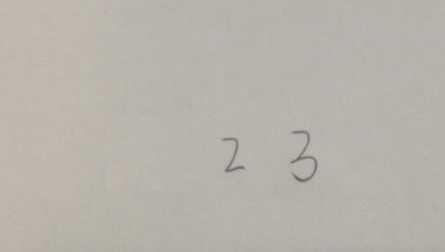
%> input picture 123.jpg, 445 x 252 px
$ octave main_of_all.m   (GNU Octave 9; MATLAB toolbox functions it lacks are replaced by stand-ins)
%> lines starting %> are read from the running program, lines starting %| are printed output that depends on the picture; in (x1, y1, x2, y2) boxes, pixels count from 0 and x2, y2 are one past the last pixel; in counts of white or black regions, pixels touching at a corner belong together; the program's own positions count from 1
%> the answer given: 123.jpg
%> further down, im is the input picture: size 252x445x3 uint8; mean R, G, B 184, 179.5, 171.6
### binarize.m
function TH = binarize(im)
if (size(im,3)~=1)
    im = rgb2gray(im);
%> im: size 252x445 uint8
end
E = edge(medfilt2(im,[3 3]),'canny',0.2);
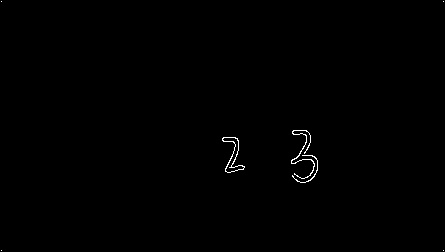
%> E: size 252x445 logical; 0.34% white in thin lines or dots
figure;imshow(E);title('检测显著边缘')
imwrite(im,'results\边缘检测结果.jpg');
CC = bwconncomp(E);
%> CC = 7 connected components
m1 = CC.NumObjects;
%> m1 = 7
rn = CC.ImageSize(1);
%> rn = 252
enough = CC.PixelIdxList;
%> enough = 7 items
boxmat = zeros(m1,5);
for i = 1:m1
    temp = enough{1,i};
    temp1 = mod(temp,rn*ones(size(temp)));
    temp2 = ceil(temp./rn);
    boxmat(i,1) = min(temp1);
    boxmat(i,2) = min(temp2);
    boxmat(i,3) = max(temp1);
    boxmat(i,4) = max(temp2);
    boxmat(i,5) = (boxmat(i,3)-boxmat(i,1))*(boxmat(i,4)-boxmat(i,2));
end
%> this loop made 7 passes
%> (temp, temp2) on passes 1, 2, 6, 7: (254, 2), (503, 2), (111638, 444), (111887, 444)
%> after the loop, boxmat = [2 2 2 2 0; 251 2 251 2 0; 138 223 173 245 770; 131 292 179 315 1104; 156 293 183 318 675; 2 444 2 444 0; 251 444 251 444 0]

[r, c] = size(im);
%> r = 252; c = 445
ind1 = r/c;
%> ind1 = 0.566
ind2 = mean(boxmat(:,3)-boxmat(:,1))*4;
%> ind2 = 62.86
ind3 = mean(boxmat(:,4)-boxmat(:,2))*4;
%> ind3 = 40
asp = ind2/ind3;
%> asp = 1.57
for i = 1:m1
    if (boxmat(i,5) < ind1 || asp>10 || asp<0.1)
        boxmat(i,:) = 0;
    end
end
%> this loop made 7 passes
%> after the loop, boxmat = [0 0 0 0 0; 0 0 0 0 0; 138 223 173 245 770; 131 292 179 315 1104; 156 293 183 318 675; 0 0 0 0 0; 0 0 0 0 0]

% [6 lines of commented-out code are left out]

for i = 1:m1
    nint=0;
    trace=[];
    for j=1:m1
        if (boxmat(j,1)>boxmat(i,1) && boxmat(j,2)>boxmat(i,2) && boxmat(j,3)<boxmat(i,3) && boxmat(j,4)<boxmat(i,4))
            nint=nint+1;
            trace(nint,1)=j;
        end
    end
    if nint<3
        for k=1:nint
            boxmat(trace(k,1),:)=0;
        end
    else
        boxmat(i,:)=0;
    end
end

boxmat = sortrows(boxmat,1);
%> boxmat = [0 0 0 0 0; 0 0 0 0 0; 0 0 0 0 0; 0 0 0 0 0; 131 292 179 315 1104; 138 223 173 245 770; 156 293 183 318 675]
sb=size(boxmat,1);
%> sb = 7
i = 1;
while boxmat(i,1)==0 && i<sb
    i = i+1;
end
%> this loop made 4 passes

[r, c] = size(E);
TH = zeros(r,c);
boxmat = boxmat(i:m1,:);
%> boxmat = [131 292 179 315 1104; 138 223 173 245 770; 156 293 183 318 675]
sb=size(boxmat,1);
%> sb = 3
for i=1:sb
    n=0;
    fb=[];
    x1=boxmat(i,1);
    y1=boxmat(i,2);
    x2=boxmat(i,3);
    y2=boxmat(i,4);
    for j=x1:x2
        for k=y1:y2
            if E(j,k)
                fb = [fb im(j,k)];
                n=n+1;
            end
        end
    end
    fb = mean(fb);
    bb = median([im(x1-1,y1-1), im(x1-1,y1), im(x1,y1-1), im(x1+1,y2-1), im(x1,y2-1), im(x1+1,y2), im(x2-1,y1+1), im(x2-1,y1), im(x2,y1+1), im(x2+1,y2+1), im(x2,y2+1), im(x2+1,y2)]);
    if fb<bb
        for j=x1:x2
            for k=y1:y2
                if im(j,k)<fb
                    TH(j,k)=1;
                end
            end
        end
    else
        for j=x1:x2
            for k=y1:y2
                if im(j,k)>=fb
                    TH(j,k)=1;
                end
            end
        end
    end
end
%> this loop made 3 passes
%> (x1, y1, x2, y2, fb, bb) on passes 1 to 3: (131, 292, 179, 315, 165.4, 178), (138, 223, 173, 245, 163.3, 179), (156, 293, 183, 318, 162.9, 178)
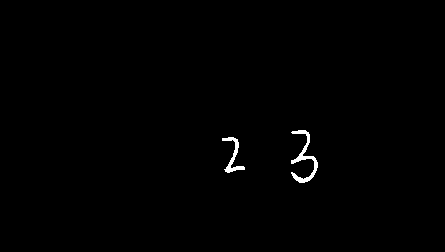
%> TH: size 252x445 double; values 0 (black) and 1 (white), 0.56% white; 2 white regions, box (x1, y1, x2, y2) and area: (291, 130, 318, 183) 394, (222, 137, 245, 173) 236
end

### skew.m
function fim = skew(th)
    maximum = 0;
    for i=-40:40
        angle = i-20;
        tmp = imrotate(th,angle);
%         figure(100);
%         imshow(tmp);title(['旋转',num2str(angle),'之后的结果']);
        his = sum(tmp,2);
        m = sort(his,'descend');
        m = mean(m(1:5,1));
        if maximum < m
            maximum = m;
            sangle = angle;
        end
    end
%> this loop made 81 passes
%> (m, maximum) on passes 1, 50, 51, 52, 53: (26.8, 26.8), (27.4, 27.4), (30.8, 30.8), (34, 34), (34.8, 34.8)
%> m on passes 2 to 7: 25, 24.6, 24.4, 23.2, 23.4, 23.4
%> pass 1, in skew, `tmp = imrotate(th,angle);`:
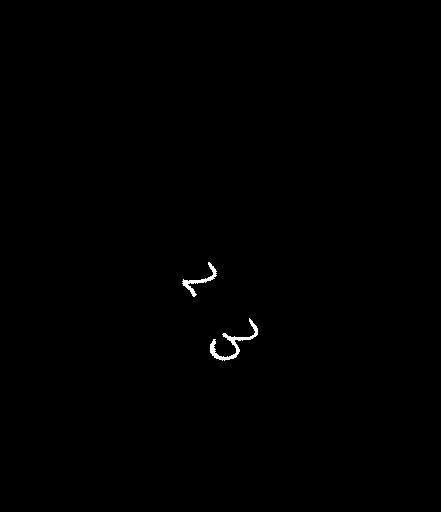
%> tmp: size 512x441 double; values 0 (black) and 1 (white), 0.28% white; 2 white regions, box (x1, y1, x2, y2) and area: (210, 318, 258, 361) 399, (182, 262, 217, 297) 239
%> pass 2, in skew, `tmp = imrotate(th,angle);`:
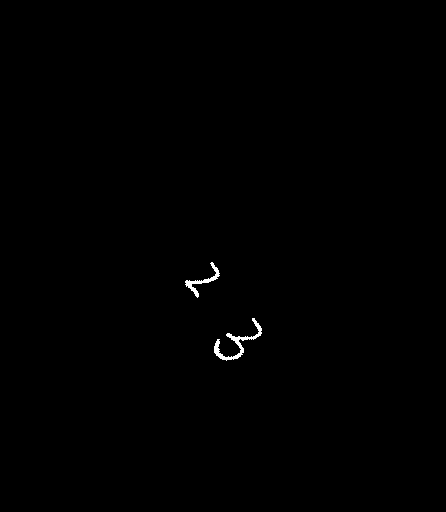
%> tmp: size 512x446 double; values 0 (black) and 1 (white), 0.28% white; 2 white regions, box (x1, y1, x2, y2) and area: (214, 318, 262, 361) 401, (185, 262, 220, 298) 239
%> pass 3, in skew, `tmp = imrotate(th,angle);`:
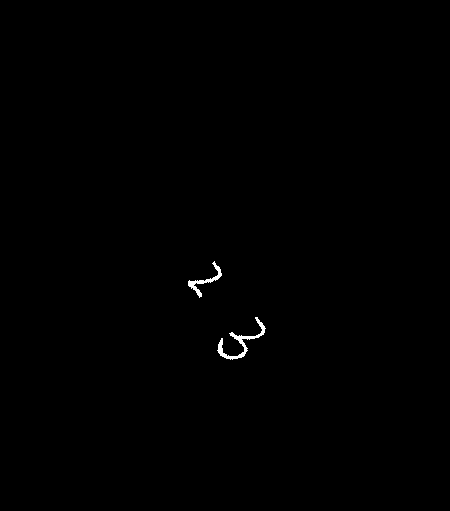
%> tmp: size 511x450 double; values 0 (black) and 1 (white), 0.27% white; 2 white regions, box (x1, y1, x2, y2) and area: (217, 317, 266, 360) 386, (188, 261, 222, 298) 237
%> after the loop, sangle = -8
    fim = imrotate(th,sangle);
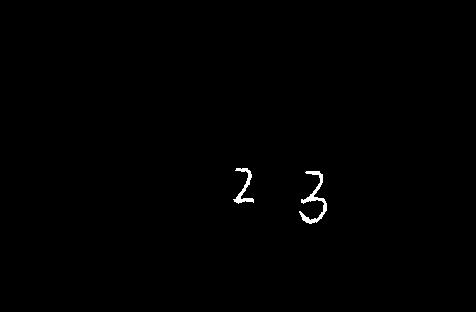
%> fim: size 312x476 double; values 0 (black) and 1 (white), 0.42% white; 2 white regions, box (x1, y1, x2, y2) and area: (299, 171, 327, 224) 392, (233, 168, 254, 204) 233
    imshow(fim);title(['旋转',num2str(sangle),'是最合适的']);
end

### sortcol.m

function sortmat= sortcol(boxmat)
%This Function is made to sort the columns row wise so as to get continuous
%letter indicators to analyse letters.

%   box mat contains upper left point in first and third column.first column
%   represents row and the input it is already sorted on first row.For the
%   range of each row the function sorts the columns in a recursive way.


%% return input if it is for only one element
ind = boxmat;
m1 = size(ind,1);
if m1 == 1
sortmat = ind;
return
end

%% count the number of element in a straight row of image
i = 1;
while ind(i+1,1) < ind(1,3)
    i = i+1;
    if i == m1
        break
    end
end
%% recursive call
sr = sortrows(ind(1:i,:),2);
if i == m1
    sortmat = sr;
else
    sortmat = [sr;sortcol(ind(i+1:m1,:))];


end

### main_of_all.m
clear all;
close all;
clc;
[FileName,PathName] = uigetfile('*');
im = imread([PathName,FileName]);
imshow(im);title('原始图像')
imwrite(im,'results\原始图像.jpg');
TH = binarize(im);
figure;imshow(TH); title('二值化图像')
imwrite(TH,'results\二值化图像.jpg');
th = skew(TH);
imwrite(th,'results\旋转后的图像.jpg');
th = im2bw(th,0.5);
figure;imshow(th)
CC = bwconncomp(th);
%> CC = 2 connected components
m1 = CC.NumObjects;
%> m1 = 2
rn = CC.ImageSize(1);
%> rn = 312
enough = CC.PixelIdxList;
%> enough = 2 items
boxmat = zeros(m1,5);
for i = 1:m1
    temp = enough{1,i};
    temp1 = mod(temp,rn*ones(size(temp)));
    temp2 = ceil(temp./rn);
    boxmat(i,1) = min(temp1);
    boxmat(i,2) = min(temp2);
    boxmat(i,3) = max(temp1);
    boxmat(i,4) = max(temp2);
    boxmat(i,5) = (boxmat(i,3)-boxmat(i,1))*(boxmat(i,4)-boxmat(i,2));
end
%> this loop made 2 passes
%> after the loop, boxmat = [169 234 204 254 700; 172 300 224 327 1404]
ind = mean(boxmat(:,5))/8;
%> ind = 131.5
for i = 1:m1
    if boxmat(i,5) < ind
        th(enough{1,i}) = 0;
        boxmat(i,:) = 0;
    end
end

boxmat = sortrows(boxmat,1);
sb=size(boxmat,1);
%> sb = 2
i = 1;
while boxmat(i,1)==0 && i<sb
    i = i+1;
end
%> this loop made 0 passes
%> after the loop, i = 1
boxmat = boxmat(i:m1,:);
boxfinal = sortcol(boxmat);
%> in sortcol, `ind = boxmat;`: ind = [169 234 204 254 700; 172 300 224 327 1404]
%> in sortcol, `m1 = size(ind,1);`: m1 = 2
%> the loop in sortcol, `while ind(i+1,1) < ind(1,3)` made 1 pass
%> i on pass 1: 2
%> in sortcol, `sr = sortrows(ind(1:i,:),2);`: sr = [169 234 204 254 700; 172 300 224 327 1404]
%> boxfinal = [169 234 204 254 700; 172 300 224 327 1404]
m2 = size(boxfinal,1);
%> m2 = 2

testmat = zeros(m2,1024);
p3=zeros(m2,2);
for i = 1:m2
    temp = th(boxfinal(i,1):boxfinal(i,3),boxfinal(i,2):boxfinal(i,4));
    p3(i,1)=boxfinal(i,3)-boxfinal(i,1);
    p3(i,2)=boxfinal(i,4)-boxfinal(i,2);
%> (the run ends here)
